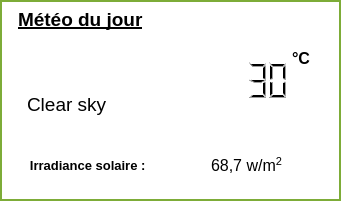
     <widget class="QWidget" name="weather" native="true">
      <property name="geometry">
       <rect>
        <x>680</x>
        <y>99</y>
        <width>341</width>
        <height>201</height>
       </rect>
      </property>
      <property name="styleSheet">
       <string notr="true">background-color: rgb(255, 255, 255);border:2px solid rgb(125, 172, 56);</string>
      </property>
      <widget class="QLabel" name="WeatherImage">
       <property name="geometry">
        <rect>
         <x>40</x>
         <y>44</y>
         <width>41</width>
         <height>41</height>
        </rect>
       </property>
       <property name="styleSheet">
        <string notr="true">border:0px ;</string>
       </property>
       <property name="text">
        <string/>
       </property>
       <property name="pixmap">
        <pixmap>images/01d.png</pixmap>
       </property>
       <property name="scaledContents">
        <bool>true</bool>
       </property>
      </widget>
      <widget class="QLabel" name="label_106">
       <property name="geometry">
        <rect>
         <x>292</x>
         <y>48</y>
         <width>31</width>
         <height>21</height>
        </rect>
       </property>
       <property name="font">
        <font>
         <pointsize>12</pointsize>
         <weight>75</weight>
         <bold>true</bold>
        </font>
       </property>
       <property name="styleSheet">
        <string notr="true">color: rgb(0, 0, 0);border:0px ;</string>
       </property>
       <property name="text">
        <string>°C</string>
       </property>
      </widget>
      <widget class="QLCDNumber" name="temperature">
       <property name="geometry">
        <rect>
         <x>242</x>
         <y>60</y>
         <width>51</width>
         <height>41</height>
        </rect>
       </property>
       <property name="font">
        <font>
         <pointsize>12</pointsize>
        </font>
       </property>
       <property name="styleSheet">
        <string notr="true">color:rgb(0, 0, 0);border:0px ;</string>
       </property>
       <property name="digitCount">
        <number>2</number>
       </property>
       <property name="value" stdset="0">
        <double>30.000000000000000</double>
       </property>
      </widget>
      <widget class="QLabel" name="description">
       <property name="geometry">
        <rect>
         <x>27</x>
         <y>94</y>
         <width>191</width>
         <height>21</height>
        </rect>
       </property>
       <property name="font">
        <font>
         <family>Arial</family>
         <pointsize>14</pointsize>
        </font>
       </property>
       <property name="styleSheet">
        <string notr="true">color: rgb(0, 0, 0);border:0px ;</string>
       </property>
       <property name="text">
        <string>Clear sky</string>
       </property>
       <property name="alignment">
        <set>Qt::AlignLeading|Qt::AlignLeft|Qt::AlignVCenter</set>
       </property>
      </widget>
      <widget class="QLabel" name="humidity">
       <property name="geometry">
        <rect>
         <x>14</x>
         <y>150</y>
         <width>151</width>
         <height>31</height>
        </rect>
       </property>
       <property name="font">
        <font>
         <family>Arial</family>
         <pointsize>10</pointsize>
         <weight>75</weight>
         <bold>true</bold>
        </font>
       </property>
       <property name="styleSheet">
        <string notr="true">color: rgb(0, 0, 0);border:0px ;</string>
       </property>
       <property name="text">
        <string>&lt;html&gt;&lt;head/&gt;&lt;body&gt;&lt;p&gt;Irradiance solaire : &lt;/p&gt;&lt;/body&gt;&lt;/html&gt;</string>
       </property>
       <property name="alignment">
        <set>Qt::AlignCenter</set>
       </property>
      </widget>
      <widget class="QLabel" name="label_4">
       <property name="geometry">
        <rect>
         <x>18</x>
         <y>9</y>
         <width>151</width>
         <height>21</height>
        </rect>
       </property>
       <property name="font">
        <font>
         <pointsize>14</pointsize>
         <weight>75</weight>
         <bold>true</bold>
         <underline>true</underline>
        </font>
       </property>
       <property name="styleSheet">
        <string notr="true">color: rgb(0, 0, 0);border:0px;</string>
       </property>
       <property name="text">
        <string>Météo du jour</string>
       </property>
      </widget>
      <widget class="QLabel" name="label">
       <property name="geometry">
        <rect>
         <x>211</x>
         <y>150</y>
         <width>101</width>
         <height>31</height>
        </rect>
       </property>
       <property name="font">
        <font>
         <pointsize>12</pointsize>
        </font>
       </property>
       <property name="styleSheet">
        <string notr="true">color:black;border:0px;</string>
       </property>
       <property name="text">
        <string>&lt;html&gt;&lt;head/&gt;&lt;body&gt;&lt;p&gt;68,7 w/m&lt;span style=&quot; vertical-align:super;&quot;&gt;2&lt;/span&gt;&lt;/p&gt;&lt;/body&gt;&lt;/html&gt;</string>
       </property>
      </widget>
     </widget>
